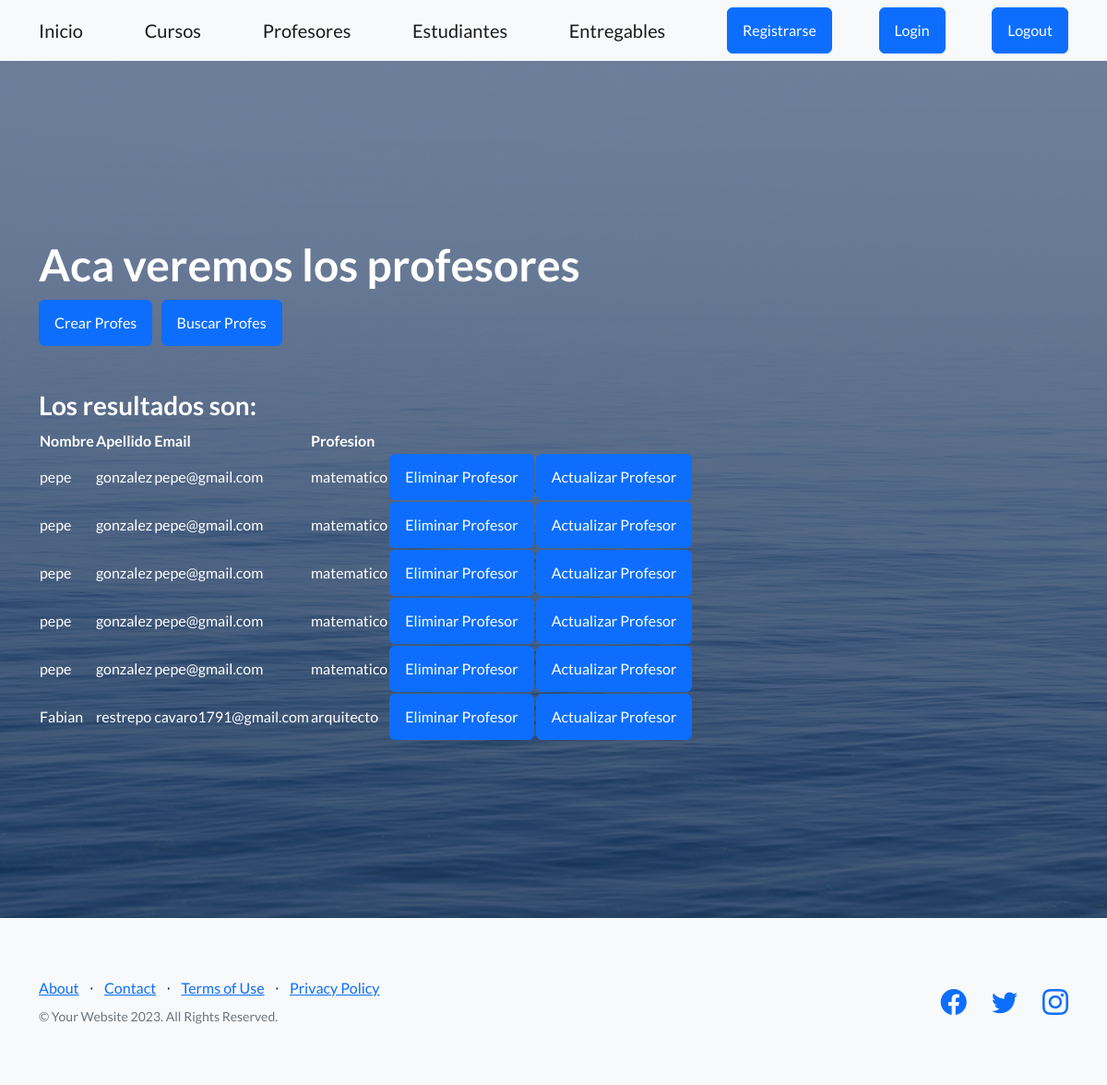
The app's page /AppCoder/profesores/, older data.
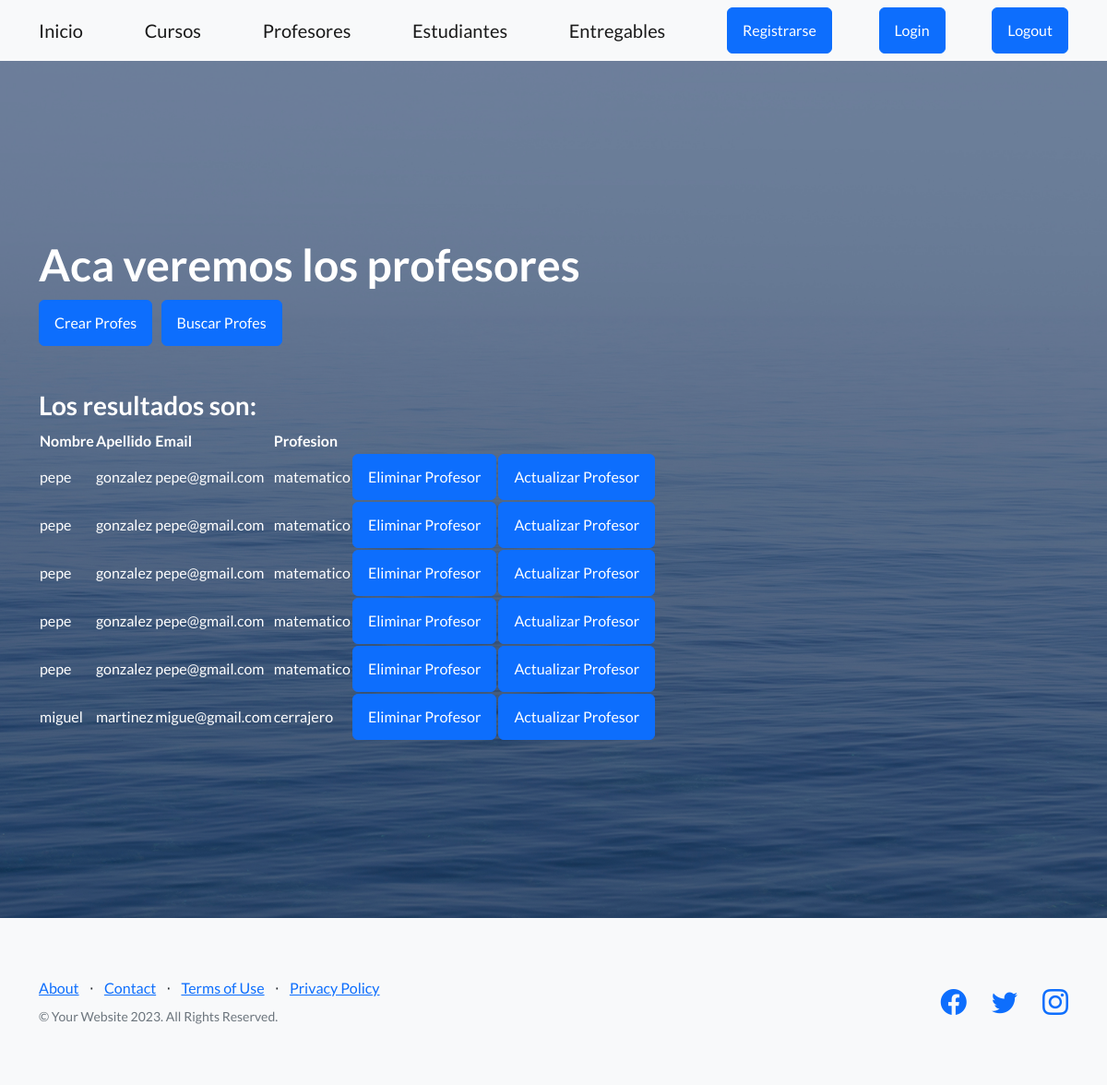
The same page, newer data.
### AppCoder/models.py (models this page shows)
class Profesor(models.Model):
    nombre = models.CharField(max_length=40)
    apellido = models.CharField(max_length=40)
    email = models.EmailField()
    profesion = models.CharField(max_length=40)

### AppCoder/views.py (the view)
# urls.py: path('profesores/', ver_profes, name="VerProfes"),
def ver_profes(request):
    profesores = Profesor.objects.all()
    return render(request, "AppCoder/ver_profes.html", {"res":profesores})

### AppCoder/templates/AppCoder/ver_profes.html
{% extends "AppCoder/padre2.html" %}
{% load static %}
{% block titulo %}
Aca veremos los profesores<p>
<a class="btn btn-primary" href="{% url 'CrearProfesor' %}">Crear Profes</a>
<a class="btn btn-primary" href="{% url 'BuscarProfesor' %}">Buscar Profes</a>
{% endblock %}
{% block formulario %}
    {% if res %}
        <h3>Los resultados son: </h3>
        <table>
            <tr>
                <th>Nombre</th>
                <th>Apellido</th>
                <th>Email</th>
                <th>Profesion</th>
            </tr>
            {% for profe in res %}
            <tr>
                <td>{{ profe.nombre }} </td>
                <td>{{ profe.apellido }} </td>
                <td>{{ profe.email }} </td>
                <td>{{ profe.profesion }} </td>
                <td><a class="btn btn-primary" href="{% url 'EliminarProfesor' profe.id %}">Eliminar Profesor</a> </td>
                <td><a class="btn btn-primary" href="{% url 'ActualizarProfesor' profe.id %}">Actualizar Profesor</a> </td>
            </tr>
            {% endfor%}
        </table>
    {% else %}
        <h3>No se obtuvieron resultados de profesores </h3>
    {% endif %}
{% endblock %}

Row changes from the older to the newer data that the page shows:
removed Profesor: nombre "Fabian", apellido "restrepo", email "cavaro1791@gmail.com", profesion "arquitecto"
added Profesor: nombre "miguel", apellido "martinez", email "migue@gmail.com", profesion "cerrajero"
